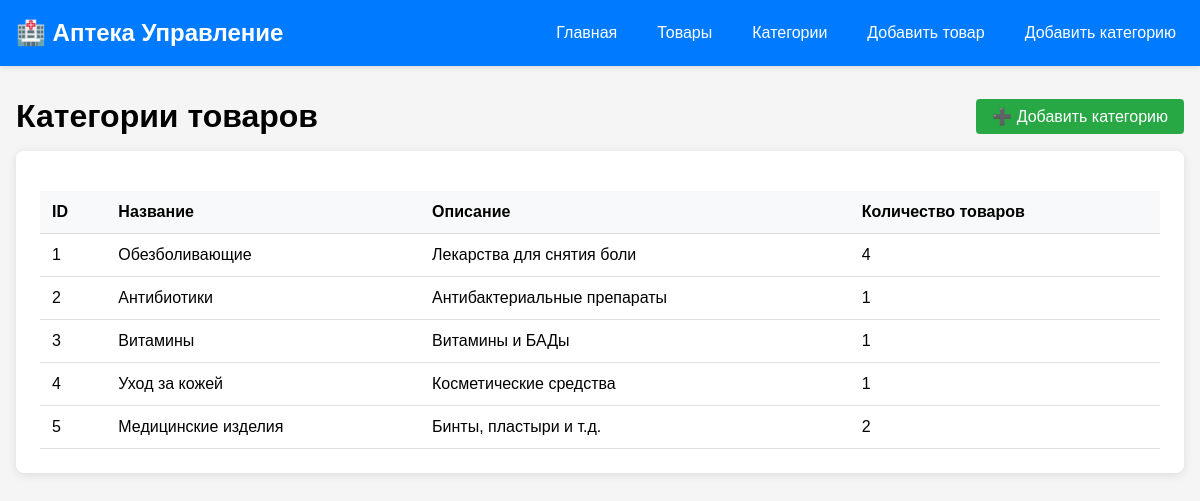
The page /categories on the database its author committed.
### app/models.py (models this page shows, shortened)
class Category(db.Model):
    id = db.Column(db.Integer, primary_key=True)
    name = db.Column(db.String(100), nullable=False, unique=True)
    description = db.Column(db.Text)
    products = db.relationship('Product', backref='category', lazy=True)

### app/routes.py (the view)
@main.route('/categories')
def categories():
    categories_list = Category.query.all()
    return render_template('categories.html', categories=categories_list)

### app/templates/categories.html (shortened to what this page needs)
{% extends "base.html" %}
{% block content %}
    <div style="display: flex; justify-content: space-between; align-items: center; margin-bottom: 1rem;">
        <h1>Категории товаров</h1>
        <a href="/add_category" class="btn btn-success">➕ Добавить категорию</a>
    </div>
    <div class="card">
        <table>
            <thead>
                <tr>
                    <th>ID</th>
                    <th>Название</th>
                    <th>Описание</th>
                    <th>Количество товаров</th>
                </tr>
            </thead>
            <tbody>
                {% for category in categories %}
                <tr>
                    <td>{{ category.id }}</td>
                    <td>{{ category.name }}</td>
                    <td>{{ category.description }}</td>
                    <td>{{ category.products|length }}</td>
                </tr>
                {% endfor %}
            </tbody>
        </table>
    </div>
{% endblock %}

### app/templates/base.html (style rules this page uses)
* { margin: 0; padding: 0; box-sizing: border-box; }
body { font-family: Arial, sans-serif; background-color: #f5f5f5; }
.card { background: white; border-radius: 8px; box-shadow: 0 2px 10px rgba(0,0,0,0.1); padding: 1.5rem; margin-bottom: 1.5rem; }
.btn { display: inline-block; padding: 0.5rem 1rem; background-color: #007bff; color: white; border: none; border-radius: 4px; text-decoration: none; cursor: pointer; }
.btn-success { background-color: #28a745; }
table { width: 100%; border-collapse: collapse; margin-top: 1rem; }
th, td { padding: 0.75rem; text-align: left; border-bottom: 1px solid #ddd; }
th { background-color: #f8f9fa; font-weight: bold; }

### rows shown on the page
Category: id "1", name "Обезболивающие", description "Лекарства для снятия боли", products|length "4"
Category: id "2", name "Антибиотики", description "Антибактериальные препараты", products|length "1"
Category: id "3", name "Витамины", description "Витамины и БАДы", products|length "1"
Category: id "4", name "Уход за кожей", description "Косметические средства", products|length "1"
Category: id "5", name "Медицинские изделия", description "Бинты, пластыри и т.д.", products|length "2"
